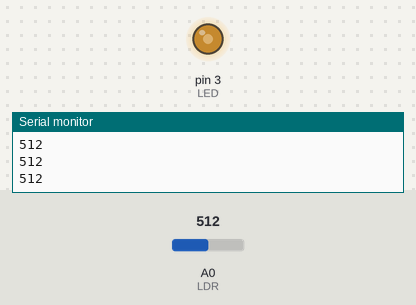
The sketch below on a simulated Arduino Uno, built with avr-gcc and run on an emulated ATmega328P. Shown: output pins drawn as LEDs (lit = HIGH), the last lines printed to the serial monitor. Inputs (shaded band) come from the test bench; at power-on: A0 (LDR) = 512.

Above: at 1.2 s.
1.3 s: A0 (LDR) set to 716
At 2.5 s:
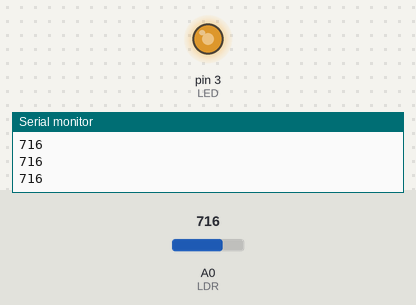
2.8 s: A0 (LDR) set to 900
At 3.8 s:
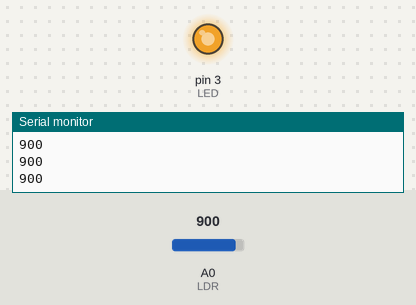
4.3 s: A0 (LDR) set to 122
At 4.9 s:
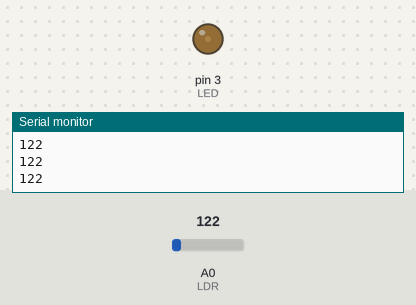
5.8 s: A0 (LDR) set to 0
At 7.0 s:
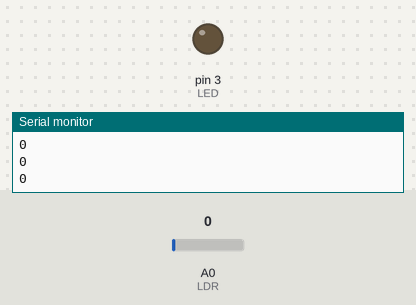
7.3 s: A0 (LDR) set to 511
At 8.4 s:
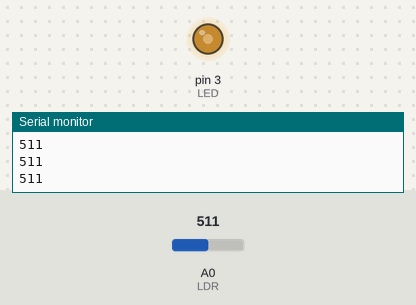
Timing chart, 0 to 9.8 s (numbered marks = the images above; inputs shaded):
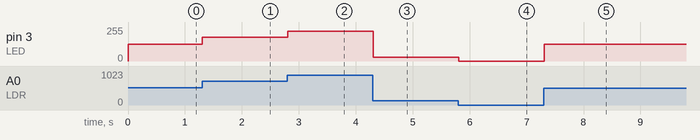

Measured:
- after the input at 1.3 s, pin 3 (LED): 127/255 → 178/255 at once
- after the input at 2.8 s, pin 3 (LED): 178/255 → 224/255 at once
- after the input at 4.3 s, pin 3 (LED): 224/255 → 30/255 at once
- after the input at 5.8 s, pin 3 (LED): 30/255 → 0/255 at once
- after the input at 7.3 s, pin 3 (LED): 0/255 → 127/255 at once

The sketch:

ldr_sensor.ino
```cpp
/*
 * https://www.tinkercad.com/things/dBRIyUkM4yV
*/

#define LDR 0
#define LED 3

void setup(void) {
  pinMode(LDR,INPUT);
  pinMode(LED,OUTPUT);

  Serial.begin(9600);

}

void loop(void) {
  unsigned int light=0;

  light=analogRead(LDR);
  Serial.println(light);
  light=map(light,0,1024,0,255);
  analogWrite(LED,light);
}
```
